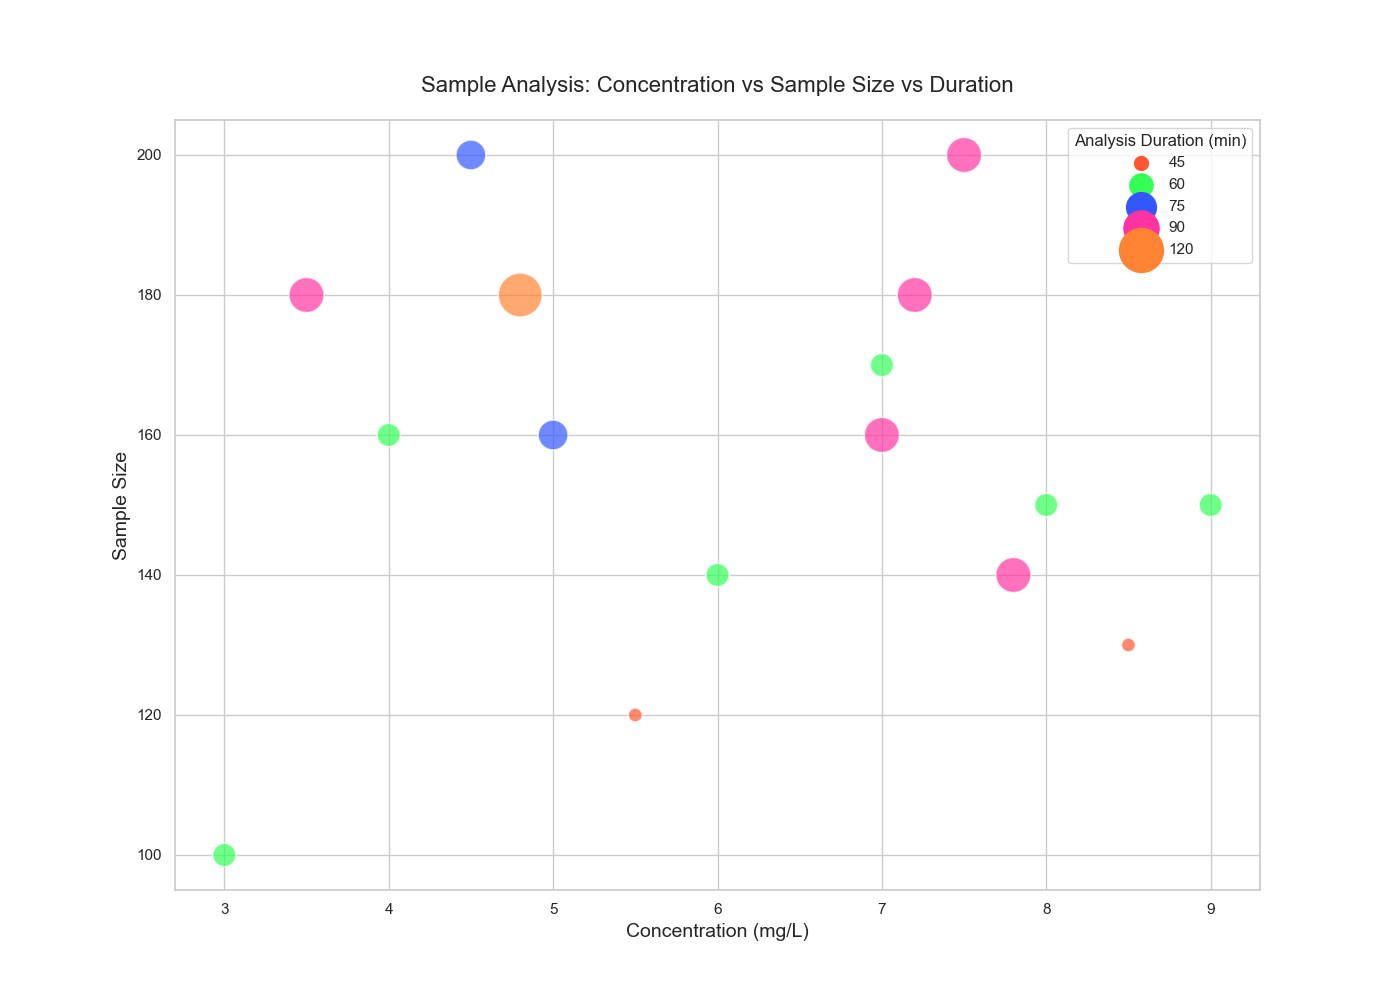

Here is the Python script that generated this plot:

import pandas as pd
import seaborn as sns
import matplotlib.pyplot as plt

data = {
    'Sport': ['Running', 'Swimming', 'Cycling', 'Yoga', 'Weightlifting', 'Tennis', 'Basketball', 'Soccer',
              'Hiking', 'Rowing', 'Boxing', 'Rock Climbing', 'Dancing', 'Skiing', 'Skateboarding', 'Surfing'],
    'Concentration (mg/L)': [8.0, 5.5, 7.2, 3.0, 4.5, 6.0, 7.0, 7.5, 4.8, 9.0, 8.5, 7.8, 4.0, 7.0, 3.5, 5.0],
    'Sample Size': [150, 120, 180, 100, 200, 140, 160, 200, 180, 150, 130, 140, 160, 170, 180, 160],
    'Analysis Duration (min)': [60, 45, 90, 60, 75, 60, 90, 90, 120, 60, 45, 90, 60, 60, 90, 75]
}

df = pd.DataFrame(data)

plt.figure(figsize=(14, 10))
bubble_chart = sns.scatterplot(
    data=df,
    x="Concentration (mg/L)",
    y="Sample Size",
    size="Analysis Duration (min)",
    sizes=(100, 1000),
    hue="Analysis Duration (min)",
    palette=["#FF5733", "#33FF57", "#3357FF", "#FF33A1", "#FF8333", "#FFBD33", "#33FFBD", "#8333FF",
             "#33A1FF", "#A133FF", "#57FF33", "#A1FF33", "#BD33FF", "#33FF83", "#FF3357", "#5733FF"],
    alpha=0.7,
    legend=True
)

bubble_chart.set_title("Sample Analysis: Concentration vs Sample Size vs Duration", fontsize=16, pad=20)
bubble_chart.set_xlabel("Concentration (mg/L)", fontsize=14)
bubble_chart.set_ylabel("Sample Size", fontsize=14)

plt.show()
